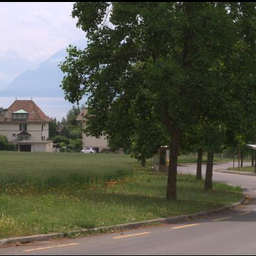
#> input picture pyqpanda-algorithm/example/QJEPG/img/country_rgb.png, 256 x 256 px
$ python demo_QJPEG_RGB_IR.py
#> lines starting #> are read from the running program, lines starting #| are printed output that depends on the picture
#!/usr/bin/env python3
# -*- coding: utf-8 -*-
"""
Demo: QJPEG / unQJPEG on multi-channel images (RGB and RGB+IR).

The QJPEG pipeline processes every image channel independently, so it works
out-of-the-box for 3-channel RGB and 4-channel RGB+IR (near-infrared) images.

This demo uses an aligned RGB / NIR scene from the EPFL RGB-NIR Scene Dataset
(country_0000): vegetation reflects strongly in the near-infrared, so the IR
channel carries clearly different information than the visible channels -- a good
illustration that the 4th (IR) channel is compressed and reconstructed just like
the colour channels.

Outputs (written to ./output):
    demo_RGB.png     -- QJPEG down-sampling + unQJPEG up-sampling of the RGB image
    demo_RGB_IR.png  -- same for the RGB+IR image, showing colour and IR views

Run:
    python demo_QJPEG_RGB_IR.py
"""

import sys
from pathlib import Path

import numpy as np

sys.path.insert(0, str(Path(__file__).resolve().parents[2]))

from pyqpanda_alg.QJEPG import QJPEG, unQJPEG

from PIL import Image
import matplotlib
matplotlib.use('Agg')
import matplotlib.pyplot as plt


HERE = Path(__file__).resolve().parent
IMG_DIR = HERE / 'img'
OUT_DIR = HERE / 'output'


def load_rgb(path: Path, size: int) -> np.ndarray:
    """-> (3, size, size) float64 in [0, 1]."""
#> called with size = 128
    im = Image.open(path).convert('RGB').resize((size, size), Image.LANCZOS)
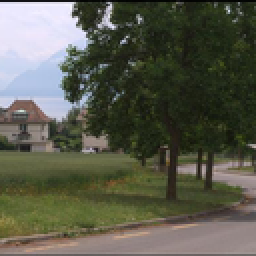
#> im: PIL image 128x128 RGB (shown 2 times larger); mean R, G, B 89.8, 91.1, 76.7
    return np.asarray(im, dtype=np.float64).transpose(2, 0, 1) / 255.0


def load_gray(path: Path, size: int) -> np.ndarray:
    """-> (size, size) float64 in [0, 1]."""
#> called with size = 128
    im = Image.open(path).convert('L').resize((size, size), Image.LANCZOS)
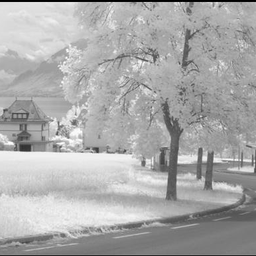
#> input picture pyqpanda-algorithm/example/QJEPG/img/country_nir.png, 256 x 256 px
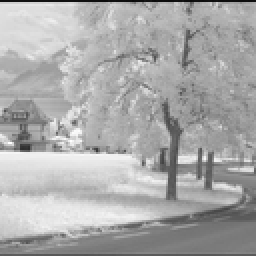
#> im: PIL image 128x128 L (shown 2 times larger); min 9, max 255, mean 170.1
    return np.asarray(im, dtype=np.float64) / 255.0


def chw_to_hwc(img: np.ndarray) -> np.ndarray:
    return np.clip(img.transpose(1, 2, 0), 0.0, 1.0)


def psnr(a: np.ndarray, b: np.ndarray) -> float:
    mse = np.mean((a - b) ** 2)
    return float('inf') if mse == 0 else 10 * np.log10(1.0 / mse)


def main():
    size = 128
    half = size // 2
    OUT_DIR.mkdir(exist_ok=True)

    rgb = load_rgb(IMG_DIR / 'country_rgb.png', size)          # (3, H, W)
    nir = load_gray(IMG_DIR / 'country_nir.png', size)         # (H, W)
    rgb_ir = np.concatenate([rgb, nir[None]], axis=0)          # (4, H, W)
    print(f'RGB image   : {rgb.shape}')
#| RGB image   : (3, 128, 128)
    print(f'RGB+IR image: {rgb_ir.shape}  (channels: R, G, B, IR)')
#| RGB+IR image: (4, 128, 128)  (channels: R, G, B, IR)

#> (the run stopped early here; a loop or call above may not have finished)
